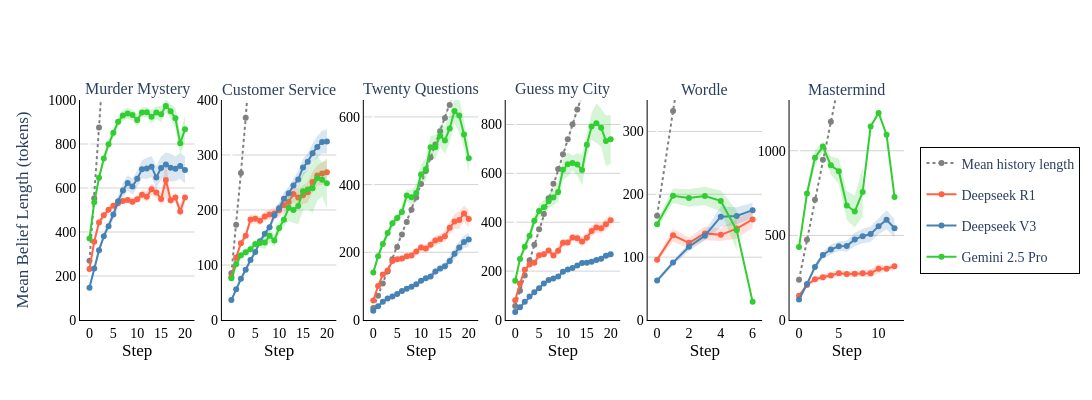

Notebook source saved alongside this figure:
### Code cell
fig = plot_belief_length(df_belief, tokens=True)
fig.show()

### Figure 1 — Plotly figure (JSON) as saved in the notebook; plotly's stock layout.template omitted (floating-point values rounded to 4 significant figures)
{"data": [{"hoverinfo": "skip", "legendgroup": "history", "line": {"width": 0}, "mode": "lines", "showlegend": false, "type": "scatter", "x": [0, 1, 2, 3, 4, 5, 6, 7, 8, 9, 10, 11, 12, 13, 14, 15, 16, 17, 18, 19, 20], "xaxis": "x", "y": [264.2, 544.0, 860.4, 1181.0, 1511.0, 1841.0, 2180.0, 2526.0, 2869.0, 3216.0, 3573.0, 3959.0, 4330.0, 4719.0, 5133.0, 5554.0, 5983.0, 6396.0, 6833.0, 7282.0, 7974.0], "yaxis": "y"}, {"fill": "tonexty", "fillcolor": "rgba(100,100,100,0.2)", "hoverinfo": "skip", "legendgroup": "history", "line": {"width": 0}, "mode": "lines", "showlegend": false, "type": "scatter", "x": [0, 1, 2, 3, 4, 5, 6, 7, 8, 9, 10, 11, 12, 13, 14, 15, 16, 17, 18, 19, 20], "xaxis": "x", "y": [273.6, 563.9, 889.7, 1219.0, 1559.0, 1898.0, 2246.0, 2601.0, 2955.0, 3311.0, 3679.0, 4081.0, 4465.0, 4870.0, 5302.0, 5732.0, 6177.0, 6606.0, 7058.0, 7523.0, 8238.0], "yaxis": "y"}, {"legendgroup": "history", "line": {"color": "gray", "dash": "dot", "width": 2}, "marker": {"color": "gray"}, "mode": "lines+markers", "name": "Mean history length", "showlegend": true, "type": "scatter", "x": [0, 1, 2, 3, 4, 5, 6, 7, 8, 9, 10, 11, 12, 13, 14, 15, 16, 17, 18, 19, 20], "xaxis": "x", "y": [268.9, 553.9, 875.1, 1200.0, 1535.0, 1870.0, 2213.0, 2564.0, 2912.0, 3264.0, 3626.0, 4020.0, 4398.0, 4795.0, 5217.0, 5643.0, 6080.0, 6501.0, 6946.0, 7402.0, 8106.0], "yaxis": "y"}, {"hoverinfo": "skip", "legendgroup": "Deepseek R1 (ABBEL)", "line": {"width": 0}, "mode": "lines", "showlegend": false, "type": "scatter", "x": [0, 1, 2, 3, 4, 5, 6, 7, 8, 9, 10, 11, 12, 13, 14, 15, 16, 17, 18, 19, 20], "xaxis": "x", "y": [221.1, 343.4, 427.2, 459.6, 487.3, 504.3, 517.3, 529.2, 531.8, 520.6, 532.1, 550.4, 535.8, 569.2, 555.4, 522.5, 552.5, 525.3, 535.9, 466.4, 525.4], "yaxis": "y"}, {"fill": "tonexty", "fillcolor": "rgba(255, 99, 71, 0.2)", "hoverinfo": "skip", "legendgroup": "Deepseek R1 (ABBEL)", "line": {"width": 0}, "mode": "lines", "showlegend": false, "type": "scatter", "x": [0, 1, 2, 3, 4, 5, 6, 7, 8, 9, 10, 11, 12, 13, 14, 15, 16, 17, 18, 19, 20], "xaxis": "x", "y": [243.5, 369.0, 459.5, 492.5, 516.0, 534.0, 543.7, 553.2, 558.8, 553.6, 565.0, 589.3, 584.1, 620.4, 604.5, 576.5, 720.6, 564.2, 576.8, 521.1, 588.9], "yaxis": "y"}, {"legendgroup": "Deepseek R1 (ABBEL)", "line": {"color": "#FF6347", "width": 2}, "mode": "lines+markers", "name": "Deepseek R1 ", "showlegend": true, "type": "scatter", "x": [0, 1, 2, 3, 4, 5, 6, 7, 8, 9, 10, 11, 12, 13, 14, 15, 16, 17, 18, 19, 20], "xaxis": "x", "y": [232.3, 356.2, 443.4, 476.0, 501.6, 519.1, 530.5, 541.2, 545.3, 537.1, 548.5, 569.8, 559.9, 594.8, 579.9, 549.5, 636.5, 544.7, 556.3, 493.8, 557.2], "yaxis": "y"}, {"hoverinfo": "skip", "legendgroup": "Deepseek V3 (ABBEL)", "line": {"width": 0}, "mode": "lines", "showlegend": false, "type": "scatter", "x": [0, 1, 2, 3, 4, 5, 6, 7, 8, 9, 10, 11, 12, 13, 14, 15, 16, 17, 18, 19, 20], "xaxis": "x", "y": [141.1, 225.9, 304.9, 364.5, 406.7, 456.1, 511.5, 554.5, 587.9, 570.5, 603.2, 642.9, 640.9, 648.9, 598.6, 637.7, 652.1, 628.8, 632.0, 641.5, 620.1], "yaxis": "y"}, {"fill": "tonexty", "fillcolor": "rgba(70, 130, 180, 0.2)", "hoverinfo": "skip", "legendgroup": "Deepseek V3 (ABBEL)", "line": {"width": 0}, "mode": "lines", "showlegend": false, "type": "scatter", "x": [0, 1, 2, 3, 4, 5, 6, 7, 8, 9, 10, 11, 12, 13, 14, 15, 16, 17, 18, 19, 20], "xaxis": "x", "y": [151.9, 242.6, 330.3, 396.2, 445.5, 502.7, 567.3, 622.3, 658.0, 642.3, 680.0, 726.7, 736.1, 745.1, 697.6, 744.5, 760.9, 755.3, 743.4, 759.1, 742.8], "yaxis": "y"}, {"legendgroup": "Deepseek V3 (ABBEL)", "line": {"color": "#4682B4", "width": 2}, "mode": "lines+markers", "name": "Deepseek V3 ", "showlegend": true, "type": "scatter", "x": [0, 1, 2, 3, 4, 5, 6, 7, 8, 9, 10, 11, 12, 13, 14, 15, 16, 17, 18, 19, 20], "xaxis": "x", "y": [146.5, 234.2, 317.6, 380.4, 426.1, 479.4, 539.4, 588.4, 623.0, 606.4, 641.6, 684.8, 688.5, 697.0, 648.1, 691.1, 706.5, 692.1, 687.7, 700.3, 681.5], "yaxis": "y"}, {"hoverinfo": "skip", "legendgroup": "Gemini 2.5 Pro (ABBEL)", "line": {"width": 0}, "mode": "lines", "showlegend": false, "type": "scatter", "x": [0, 1, 2, 3, 4, 5, 6, 7, 8, 9, 10, 11, 12, 13, 14, 15, 16, 17, 18, 19, 20], "xaxis": "x", "y": [358.5, 517.3, 626.0, 712.6, 774.2, 825.8, 876.9, 904.8, 914.4, 906.8, 880.0, 921.6, 921.1, 891.9, 913.3, 898.7, 944.4, 916.3, 867.7, 753.1, 806.0], "yaxis": "y"}, {"fill": "tonexty", "fillcolor": "rgba(50, 205, 50, 0.2)", "hoverinfo": "skip", "legendgroup": "Gemini 2.5 Pro (ABBEL)", "line": {"width": 0}, "mode": "lines", "showlegend": false, "type": "scatter", "x": [0, 1, 2, 3, 4, 5, 6, 7, 8, 9, 10, 11, 12, 13, 14, 15, 16, 17, 18, 19, 20], "xaxis": "x", "y": [381.6, 552.5, 667.1, 754.9, 822.5, 877.1, 926.2, 953.4, 963.8, 957.1, 938.3, 965.6, 968.6, 955.4, 972.1, 972.6, 1002.0, 982.4, 965.2, 852.7, 927.2], "yaxis": "y"}, {"legendgroup": "Gemini 2.5 Pro (ABBEL)", "line": {"color": "#32CD32", "width": 2}, "mode": "lines+markers", "name": "Gemini 2.5 Pro ", "showlegend": true, "type": "scatter", "x": [0, 1, 2, 3, 4, 5, 6, 7, 8, 9, 10, 11, 12, 13, 14, 15, 16, 17, 18, 19, 20], "xaxis": "x", "y": [370.1, 534.9, 646.5, 733.8, 798.3, 851.5, 901.5, 929.1, 939.1, 932.0, 909.1, 943.6, 944.8, 923.6, 942.7, 935.7, 973.1, 949.3, 916.5, 802.9, 866.6], "yaxis": "y"}, {"hoverinfo": "skip", "legendgroup": "history", "line": {"width": 0}, "mode": "lines", "showlegend": false, "type": "scatter", "x": [0, 1, 2, 3, 4, 5, 6, 7, 8, 9, 10, 11, 12, 13, 14, 15, 16, 17, 18, 19, 20], "xaxis": "x2", "y": [83.14, 170.0, 263.2, 362.3, 469.7, 573.2, 676.9, 778.6, 895.1, 1000.0, 1118.0, 1226.0, 1343.0, 1456.0, 1581.0, 1698.0, 1810.0, 1941.0, 2051.0, 2172.0, 2296.0], "yaxis": "y2"}, {"fill": "tonexty", "fillcolor": "rgba(100,100,100,0.2)", "hoverinfo": "skip", "legendgroup": "history", "line": {"width": 0}, "mode": "lines", "showlegend": false, "type": "scatter", "x": [0, 1, 2, 3, 4, 5, 6, 7, 8, 9, 10, 11, 12, 13, 14, 15, 16, 17, 18, 19, 20], "xaxis": "x2", "y": [86.83, 176.0, 271.8, 373.4, 483.7, 590.5, 696.4, 800.9, 919.3, 1027.0, 1148.0, 1260.0, 1382.0, 1497.0, 1626.0, 1746.0, 1862.0, 1999.0, 2112.0, 2236.0, 2364.0], "yaxis": "y2"}, {"legendgroup": "history", "line": {"color": "gray", "dash": "dot", "width": 2}, "marker": {"color": "gray"}, "mode": "lines+markers", "name": "Mean history length", "showlegend": false, "type": "scatter", "x": [0, 1, 2, 3, 4, 5, 6, 7, 8, 9, 10, 11, 12, 13, 14, 15, 16, 17, 18, 19, 20], "xaxis": "x2", "y": [84.98, 173.0, 267.5, 367.9, 476.7, 581.8, 686.7, 789.8, 907.2, 1014.0, 1133.0, 1243.0, 1362.0, 1476.0, 1603.0, 1722.0, 1836.0, 1970.0, 2081.0, 2204.0, 2330.0], "yaxis": "y2"}, {"hoverinfo": "skip", "legendgroup": "Deepseek R1 (ABBEL)", "line": {"width": 0}, "mode": "lines", "showlegend": false, "type": "scatter", "x": [0, 1, 2, 3, 4, 5, 6, 7, 8, 9, 10, 11, 12, 13, 14, 15, 16, 17, 18, 19, 20], "xaxis": "x2", "y": [74.62, 109.8, 133.6, 145.0, 174.1, 175.9, 172.4, 179.1, 182.7, 182.9, 186.9, 194.4, 199.7, 214.5, 207.2, 210.0, 213.5, 231.6, 244.5, 245.3, 247.5], "yaxis": "y2"}, {"fill": "tonexty", "fillcolor": "rgba(255, 99, 71, 0.2)", "hoverinfo": "skip", "legendgroup": "Deepseek R1 (ABBEL)", "line": {"width": 0}, "mode": "lines", "showlegend": false, "type": "scatter", "x": [0, 1, 2, 3, 4, 5, 6, 7, 8, 9, 10, 11, 12, 13, 14, 15, 16, 17, 18, 19, 20], "xaxis": "x2", "y": [81.33, 117.6, 145.3, 161.6, 191.2, 191.9, 188.9, 197.3, 200.6, 204.6, 212.4, 222.9, 229.2, 243.9, 238.5, 244.0, 250.8, 269.9, 281.0, 287.5, 289.6], "yaxis": "y2"}, {"legendgroup": "Deepseek R1 (ABBEL)", "line": {"color": "#FF6347", "width": 2}, "mode": "lines+markers", "name": "Deepseek R1 ", "showlegend": false, "type": "scatter", "x": [0, 1, 2, 3, 4, 5, 6, 7, 8, 9, 10, 11, 12, 13, 14, 15, 16, 17, 18, 19, 20], "xaxis": "x2", "y": [77.97, 113.7, 139.5, 153.3, 182.6, 183.9, 180.6, 188.2, 191.7, 193.7, 199.6, 208.7, 214.4, 229.2, 222.8, 227.0, 232.2, 250.8, 262.8, 266.4, 268.6], "yaxis": "y2"}, {"hoverinfo": "skip", "legendgroup": "Deepseek V3 (ABBEL)", "line": {"width": 0}, "mode": "lines", "showlegend": false, "type": "scatter", "x": [0, 1, 2, 3, 4, 5, 6, 7, 8, 9, 10, 11, 12, 13, 14, 15, 16, 17, 18, 19, 20], "xaxis": "x2", "y": [34.49, 53.64, 72.0, 87.57, 104.6, 118.1, 136.6, 150.1, 161.2, 182.2, 192.7, 208.9, 218.3, 231.4, 239.5, 261.7, 271.9, 286.3, 295.0, 303.1, 302.6], "yaxis": "y2"}, {"fill": "tonexty", "fillcolor": "rgba(70, 130, 180, 0.2)", "hoverinfo": "skip", "legendgroup": "Deepseek V3 (ABBEL)", "line": {"width": 0}, "mode": "lines", "showlegend": false, "type": "scatter", "x": [0, 1, 2, 3, 4, 5, 6, 7, 8, 9, 10, 11, 12, 13, 14, 15, 16, 17, 18, 19, 20], "xaxis": "x2", "y": [37.96, 58.11, 78.0, 95.43, 113.6, 128.8, 149.4, 164.0, 176.0, 198.9, 213.3, 231.8, 242.5, 257.5, 271.2, 292.5, 303.4, 320.3, 334.4, 344.1, 346.8], "yaxis": "y2"}, {"legendgroup": "Deepseek V3 (ABBEL)", "line": {"color": "#4682B4", "width": 2}, "mode": "lines+markers", "name": "Deepseek V3 ", "showlegend": false, "type": "scatter", "x": [0, 1, 2, 3, 4, 5, 6, 7, 8, 9, 10, 11, 12, 13, 14, 15, 16, 17, 18, 19, 20], "xaxis": "x2", "y": [36.23, 55.88, 75.0, 91.5, 109.1, 123.5, 143.0, 157.0, 168.6, 190.5, 203.0, 220.3, 230.4, 244.4, 255.3, 277.1, 287.7, 303.3, 314.7, 323.6, 324.7], "yaxis": "y2"}, {"hoverinfo": "skip", "legendgroup": "Gemini 2.5 Pro (ABBEL)", "line": {"width": 0}, "mode": "lines", "showlegend": false, "type": "scatter", "x": [0, 1, 2, 3, 4, 5, 6, 7, 8, 9, 10, 11, 12, 13, 14, 15, 16, 17, 18, 19, 20], "xaxis": "x2", "y": [71.68, 95.19, 110.1, 116.2, 122.9, 130.1, 131.7, 129.3, 141.1, 132.4, 156.0, 169.6, 179.9, 176.3, 173.9, 199.9, 202.3, 194.7, 217.5, 224.6, 202.4], "yaxis": "y2"}, {"fill": "tonexty", "fillcolor": "rgba(50, 205, 50, 0.2)", "hoverinfo": "skip", "legendgroup": "Gemini 2.5 Pro (ABBEL)", "line": {"width": 0}, "mode": "lines", "showlegend": false, "type": "scatter", "x": [0, 1, 2, 3, 4, 5, 6, 7, 8, 9, 10, 11, 12, 13, 14, 15, 16, 17, 18, 19, 20], "xaxis": "x2", "y": [80.27, 107.2, 125.2, 130.3, 134.8, 146.0, 148.2, 152.5, 164.9, 157.1, 178.6, 195.0, 227.9, 223.5, 241.1, 268.4, 272.2, 284.3, 298.8, 285.6, 294.5], "yaxis": "y2"}, {"legendgroup": "Gemini 2.5 Pro (ABBEL)", "line": {"color": "#32CD32", "width": 2}, "mode": "lines+markers", "name": "Gemini 2.5 Pro ", "showlegend": false, "type": "scatter", "x": [0, 1, 2, 3, 4, 5, 6, 7, 8, 9, 10, 11, 12, 13, 14, 15, 16, 17, 18, 19, 20], "xaxis": "x2", "y": [75.97, 101.2, 117.7, 123.3, 128.9, 138.0, 140.0, 140.9, 153.0, 144.8, 167.3, 182.3, 203.9, 199.9, 207.5, 234.1, 237.2, 239.5, 258.1, 255.1, 248.4], "yaxis": "y2"}, {"hoverinfo": "skip", "legendgroup": "history", "line": {"width": 0}, "mode": "lines", "showlegend": false, "type": "scatter", "x": [0, 1, 2, 3, 4, 5, 6, 7, 8, 9, 10, 11, 12, 13, 14, 15, 16, 17, 18, 19, 20], "xaxis": "x3", "y": [35.13, 70.85, 106.3, 141.9, 177.5, 213.3, 250.0, 286.6, 322.9, 358.2, 397.8, 435.5, 475.2, 513.2, 551.7, 590.5, 627.8, 668.4, 705.3, 744.8, 787.1], "yaxis": "y3"}, {"fill": "tonexty", "fillcolor": "rgba(100,100,100,0.2)", "hoverinfo": "skip", "legendgroup": "history", "line": {"width": 0}, "mode": "lines", "showlegend": false, "type": "scatter", "x": [0, 1, 2, 3, 4, 5, 6, 7, 8, 9, 10, 11, 12, 13, 14, 15, 16, 17, 18, 19, 20], "xaxis": "x3", "y": [36.04, 72.67, 108.7, 144.8, 181.2, 217.7, 255.1, 292.3, 329.3, 365.4, 405.9, 444.3, 484.8, 524.2, 563.9, 603.7, 643.1, 686.3, 725.2, 766.3, 809.6], "yaxis": "y3"}, {"legendgroup": "history", "line": {"color": "gray", "dash": "dot", "width": 2}, "marker": {"color": "gray"}, "mode": "lines+markers", "name": "Mean history length", "showlegend": false, "type": "scatter", "x": [0, 1, 2, 3, 4, 5, 6, 7, 8, 9, 10, 11, 12, 13, 14, 15, 16, 17, 18, 19, 20], "xaxis": "x3", "y": [35.58, 71.76, 107.5, 143.4, 179.3, 215.5, 252.6, 289.5, 326.1, 361.8, 401.8, 439.9, 480.0, 518.7, 557.8, 597.1, 635.4, 677.4, 715.2, 755.6, 798.3], "yaxis": "y3"}, {"hoverinfo": "skip", "legendgroup": "Deepseek R1 (ABBEL)", "line": {"width": 0}, "mode": "lines", "showlegend": false, "type": "scatter", "x": [0, 1, 2, 3, 4, 5, 6, 7, 8, 9, 10, 11, 12, 13, 14, 15, 16, 17, 18, 19, 20], "xaxis": "x3", "y": [54.63, 95.35, 128.2, 141.0, 166.5, 170.6, 171.8, 178.9, 181.5, 190.7, 203.4, 199.5, 209.7, 220.4, 225.1, 231.8, 254.3, 269.6, 269.0, 290.8, 272.4], "yaxis": "y3"}, {"fill": "tonexty", "fillcolor": "rgba(255, 99, 71, 0.2)", "hoverinfo": "skip", "legendgroup": "Deepseek R1 (ABBEL)", "line": {"width": 0}, "mode": "lines", "showlegend": false, "type": "scatter", "x": [0, 1, 2, 3, 4, 5, 6, 7, 8, 9, 10, 11, 12, 13, 14, 15, 16, 17, 18, 19, 20], "xaxis": "x3", "y": [60.52, 105.6, 140.5, 151.1, 181.5, 188.1, 191.3, 197.4, 200.2, 214.2, 225.6, 222.3, 235.4, 248.8, 253.2, 262.6, 291.2, 312.1, 321.3, 338.5, 324.3], "yaxis": "y3"}, {"legendgroup": "Deepseek R1 (ABBEL)", "line": {"color": "#FF6347", "width": 2}, "mode": "lines+markers", "name": "Deepseek R1 ", "showlegend": false, "type": "scatter", "x": [0, 1, 2, 3, 4, 5, 6, 7, 8, 9, 10, 11, 12, 13, 14, 15, 16, 17, 18, 19, 20], "xaxis": "x3", "y": [57.58, 100.5, 134.4, 146.1, 174.0, 179.3, 181.5, 188.2, 190.8, 202.4, 214.5, 210.9, 222.6, 234.6, 239.1, 247.2, 272.7, 290.9, 295.1, 314.7, 298.4], "yaxis": "y3"}, {"hoverinfo": "skip", "legendgroup": "Deepseek V3 (ABBEL)", "line": {"width": 0}, "mode": "lines", "showlegend": false, "type": "scatter", "x": [0, 1, 2, 3, 4, 5, 6, 7, 8, 9, 10, 11, 12, 13, 14, 15, 16, 17, 18, 19, 20], "xaxis": "x3", "y": [24.01, 36.51, 49.93, 59.0, 65.83, 72.81, 81.51, 88.16, 92.94, 99.19, 109.2, 115.4, 119.4, 133.3, 141.4, 146.4, 159.9, 179.9, 196.4, 211.6, 217.5], "yaxis": "y3"}, {"fill": "tonexty", "fillcolor": "rgba(70, 130, 180, 0.2)", "hoverinfo": "skip", "legendgroup": "Deepseek V3 (ABBEL)", "line": {"width": 0}, "mode": "lines", "showlegend": false, "type": "scatter", "x": [0, 1, 2, 3, 4, 5, 6, 7, 8, 9, 10, 11, 12, 13, 14, 15, 16, 17, 18, 19, 20], "xaxis": "x3", "y": [30.24, 44.04, 58.07, 67.35, 73.5, 80.98, 89.96, 96.95, 103.9, 111.9, 122.8, 131.4, 137.7, 152.6, 163.2, 171.5, 189.2, 212.2, 231.6, 250.0, 257.6], "yaxis": "y3"}, {"legendgroup": "Deepseek V3 (ABBEL)", "line": {"color": "#4682B4", "width": 2}, "mode": "lines+markers", "name": "Deepseek V3 ", "showlegend": false, "type": "scatter", "x": [0, 1, 2, 3, 4, 5, 6, 7, 8, 9, 10, 11, 12, 13, 14, 15, 16, 17, 18, 19, 20], "xaxis": "x3", "y": [27.12, 40.27, 54.0, 63.17, 69.67, 76.89, 85.74, 92.56, 98.4, 105.5, 116.0, 123.4, 128.5, 142.9, 152.3, 159.0, 174.5, 196.1, 214.0, 230.8, 237.6], "yaxis": "y3"}, {"hoverinfo": "skip", "legendgroup": "Gemini 2.5 Pro (ABBEL)", "line": {"width": 0}, "mode": "lines", "showlegend": false, "type": "scatter", "x": [0, 1, 2, 3, 4, 5, 6, 7, 8, 9, 10, 11, 12, 13, 14, 15, 16, 17, 18, 19, 20], "xaxis": "x3", "y": [130.4, 177.1, 213.3, 244.8, 271.5, 288.3, 302.7, 349.6, 342.3, 349.0, 399.8, 412.8, 477.9, 474.1, 512.0, 490.1, 525.0, 580.4, 554.4, 506.5, 435.4], "yaxis": "y3"}, {"fill": "tonexty", "fillcolor": "rgba(50, 205, 50, 0.2)", "hoverinfo": "skip", "legendgroup": "Gemini 2.5 Pro (ABBEL)", "line": {"width": 0}, "mode": "lines", "showlegend": false, "type": "scatter", "x": [0, 1, 2, 3, 4, 5, 6, 7, 8, 9, 10, 11, 12, 13, 14, 15, 16, 17, 18, 19, 20], "xaxis": "x3", "y": [150.9, 199.4, 235.8, 269.2, 300.0, 314.7, 335.9, 386.0, 382.4, 401.1, 459.8, 478.6, 543.3, 546.5, 577.4, 571.1, 607.2, 654.6, 653.5, 589.6, 520.9], "yaxis": "y3"}, {"legendgroup": "Gemini 2.5 Pro (ABBEL)", "line": {"color": "#32CD32", "width": 2}, "mode": "lines+markers", "name": "Gemini 2.5 Pro ", "showlegend": false, "type": "scatter", "x": [0, 1, 2, 3, 4, 5, 6, 7, 8, 9, 10, 11, 12, 13, 14, 15, 16, 17, 18, 19, 20], "xaxis": "x3", "y": [140.7, 188.3, 224.6, 257.0, 285.7, 301.5, 319.3, 367.8, 362.3, 375.0, 429.8, 445.7, 510.6, 510.3, 544.7, 530.6, 566.1, 617.5, 603.9, 548.1, 478.1], "yaxis": "y3"}, {"hoverinfo": "skip", "legendgroup": "history", "line": {"width": 0}, "mode": "lines", "showlegend": false, "type": "scatter", "x": [0, 1, 2, 3, 4, 5, 6, 7, 8, 9, 10, 11, 12, 13, 14, 15, 16, 17, 18, 19, 20], "xaxis": "x4", "y": [56.12, 117.6, 179.5, 241.3, 304.4, 366.9, 428.7, 492.2, 551.3, 610.6, 670.6, 731.5, 792.1, 851.1, 907.7, 972.3, 1034.0, 1095.0, 1148.0, 1193.0, 1250.0], "yaxis": "y4"}, {"fill": "tonexty", "fillcolor": "rgba(100,100,100,0.2)", "hoverinfo": "skip", "legendgroup": "history", "line": {"width": 0}, "mode": "lines", "showlegend": false, "type": "scatter", "x": [0, 1, 2, 3, 4, 5, 6, 7, 8, 9, 10, 11, 12, 13, 14, 15, 16, 17, 18, 19, 20], "xaxis": "x4", "y": [58.96, 121.7, 184.4, 247.1, 311.1, 375.1, 438.0, 503.0, 563.4, 624.0, 685.8, 747.7, 810.0, 870.4, 928.5, 996.3, 1060.0, 1124.0, 1179.0, 1222.0, 1283.0], "yaxis": "y4"}, {"legendgroup": "history", "line": {"color": "gray", "dash": "dot", "width": 2}, "marker": {"color": "gray"}, "mode": "lines+markers", "name": "Mean history length", "showlegend": false, "type": "scatter", "x": [0, 1, 2, 3, 4, 5, 6, 7, 8, 9, 10, 11, 12, 13, 14, 15, 16, 17, 18, 19, 20], "xaxis": "x4", "y": [57.54, 119.7, 181.9, 244.2, 307.8, 371.0, 433.3, 497.6, 557.3, 617.3, 678.2, 739.6, 801.1, 860.7, 918.1, 984.3, 1047.0, 1109.0, 1164.0, 1208.0, 1267.0], "yaxis": "y4"}, {"hoverinfo": "skip", "legendgroup": "Deepseek R1 (ABBEL)", "line": {"width": 0}, "mode": "lines", "showlegend": false, "type": "scatter", "x": [0, 1, 2, 3, 4, 5, 6, 7, 8, 9, 10, 11, 12, 13, 14, 15, 16, 17, 18, 19, 20], "xaxis": "x4", "y": [77.45, 143.8, 198.0, 217.2, 223.9, 252.0, 256.6, 271.0, 249.6, 264.3, 299.4, 301.9, 323.8, 316.6, 301.0, 317.3, 342.4, 356.8, 354.0, 366.9, 385.0], "yaxis": "y4"}, {"fill": "tonexty", "fillcolor": "rgba(255, 99, 71, 0.2)", "hoverinfo": "skip", "legendgroup": "Deepseek R1 (ABBEL)", "line": {"width": 0}, "mode": "lines", "showlegend": false, "type": "scatter", "x": [0, 1, 2, 3, 4, 5, 6, 7, 8, 9, 10, 11, 12, 13, 14, 15, 16, 17, 18, 19, 20], "xaxis": "x4", "y": [84.35, 154.5, 212.6, 236.3, 244.0, 278.6, 281.3, 298.4, 277.8, 302.8, 332.1, 331.7, 350.2, 353.2, 340.3, 356.2, 385.8, 400.7, 395.9, 416.2, 431.3], "yaxis": "y4"}, {"legendgroup": "Deepseek R1 (ABBEL)", "line": {"color": "#FF6347", "width": 2}, "mode": "lines+markers", "name": "Deepseek R1 ", "showlegend": false, "type": "scatter", "x": [0, 1, 2, 3, 4, 5, 6, 7, 8, 9, 10, 11, 12, 13, 14, 15, 16, 17, 18, 19, 20], "xaxis": "x4", "y": [80.9, 149.1, 205.3, 226.7, 233.9, 265.3, 268.9, 284.7, 263.7, 283.5, 315.8, 316.8, 337.0, 334.9, 320.7, 336.7, 364.1, 378.7, 375.0, 391.6, 408.1], "yaxis": "y4"}, {"hoverinfo": "skip", "legendgroup": "Deepseek V3 (ABBEL)", "line": {"width": 0}, "mode": "lines", "showlegend": false, "type": "scatter", "x": [0, 1, 2, 3, 4, 5, 6, 7, 8, 9, 10, 11, 12, 13, 14, 15, 16, 17, 18, 19, 20], "xaxis": "x4", "y": [28.54, 47.53, 69.35, 90.75, 107.9, 124.4, 142.3, 157.0, 163.6, 171.0, 189.8, 199.5, 206.3, 215.4, 225.3, 225.5, 229.1, 234.4, 239.4, 250.3, 255.5], "yaxis": "y4"}, {"fill": "tonexty", "fillcolor": "rgba(70, 130, 180, 0.2)", "hoverinfo": "skip", "legendgroup": "Deepseek V3 (ABBEL)", "line": {"width": 0}, "mode": "lines", "showlegend": false, "type": "scatter", "x": [0, 1, 2, 3, 4, 5, 6, 7, 8, 9, 10, 11, 12, 13, 14, 15, 16, 17, 18, 19, 20], "xaxis": "x4", "y": [36.11, 56.92, 79.5, 101.1, 119.9, 136.2, 156.1, 170.3, 175.0, 185.6, 204.3, 212.7, 220.1, 229.9, 241.3, 243.4, 248.4, 256.9, 262.6, 274.8, 281.8], "yaxis": "y4"}, {"legendgroup": "Deepseek V3 (ABBEL)", "line": {"color": "#4682B4", "width": 2}, "mode": "lines+markers", "name": "Deepseek V3 ", "showlegend": false, "type": "scatter", "x": [0, 1, 2, 3, 4, 5, 6, 7, 8, 9, 10, 11, 12, 13, 14, 15, 16, 17, 18, 19, 20], "xaxis": "x4", "y": [32.33, 52.23, 74.42, 95.92, 113.9, 130.3, 149.2, 163.7, 169.3, 178.3, 197.0, 206.1, 213.2, 222.7, 233.3, 234.4, 238.8, 245.7, 251.0, 262.6, 268.7], "yaxis": "y4"}, {"hoverinfo": "skip", "legendgroup": "Gemini 2.5 Pro (ABBEL)", "line": {"width": 0}, "mode": "lines", "showlegend": false, "type": "scatter", "x": [0, 1, 2, 3, 4, 5, 6, 7, 8, 9, 10, 11, 12, 13, 14, 15, 16, 17, 18, 19, 20], "xaxis": "x4", "y": [150.4, 236.3, 282.5, 324.4, 380.8, 417.1, 431.8, 455.9, 468.2, 483.8, 571.9, 587.8, 612.6, 590.6, 550.1, 664.5, 735.9, 725.2, 708.4, 628.9, 640.5], "yaxis": "y4"}, {"fill": "tonexty", "fillcolor": "rgba(50, 205, 50, 0.2)", "hoverinfo": "skip", "legendgroup": "Gemini 2.5 Pro (ABBEL)", "line": {"width": 0}, "mode": "lines", "showlegend": false, "type": "scatter", "x": [0, 1, 2, 3, 4, 5, 6, 7, 8, 9, 10, 11, 12, 13, 14, 15, 16, 17, 18, 19, 20], "xaxis": "x4", "y": [171.2, 263.0, 316.1, 365.2, 430.4, 473.9, 490.0, 514.7, 533.4, 564.5, 656.6, 686.1, 671.8, 682.1, 677.2, 769.0, 847.9, 885.6, 865.4, 836.7, 839.0], "yaxis": "y4"}, {"legendgroup": "Gemini 2.5 Pro (ABBEL)", "line": {"color": "#32CD32", "width": 2}, "mode": "lines+markers", "name": "Gemini 2.5 Pro ", "showlegend": false, "type": "scatter", "x": [0, 1, 2, 3, 4, 5, 6, 7, 8, 9, 10, 11, 12, 13, 14, 15, 16, 17, 18, 19, 20], "xaxis": "x4", "y": [160.8, 249.6, 299.3, 344.8, 405.6, 445.5, 460.9, 485.3, 500.8, 524.1, 614.3, 636.9, 642.2, 636.3, 613.7, 716.7, 791.9, 805.4, 786.9, 732.8, 739.8], "yaxis": "y4"}, {"hoverinfo": "skip", "legendgroup": "history", "line": {"width": 0}, "mode": "lines", "showlegend": false, "type": "scatter", "x": [0, 1, 2, 3, 4, 5, 6], "xaxis": "x5", "y": [165.7, 331.3, 486.5, 655.5, 818.5, 992.3, 1170.0], "yaxis": "y5"}, {"fill": "tonexty", "fillcolor": "rgba(100,100,100,0.2)", "hoverinfo": "skip", "legendgroup": "history", "line": {"width": 0}, "mode": "lines", "showlegend": false, "type": "scatter", "x": [0, 1, 2, 3, 4, 5, 6], "xaxis": "x5", "y": [166.4, 333.5, 492.0, 662.0, 826.6, 1001.0, 1181.0], "yaxis": "y5"}, {"legendgroup": "history", "line": {"color": "gray", "dash": "dot", "width": 2}, "marker": {"color": "gray"}, "mode": "lines+markers", "name": "Mean history length", "showlegend": false, "type": "scatter", "x": [0, 1, 2, 3, 4, 5, 6], "xaxis": "x5", "y": [166.0, 332.4, 489.2, 658.7, 822.6, 996.8, 1176.0], "yaxis": "y5"}, {"hoverinfo": "skip", "legendgroup": "Deepseek R1 (ABBEL)", "line": {"width": 0}, "mode": "lines", "showlegend": false, "type": "scatter", "x": [0, 1, 2, 3, 4, 5, 6], "xaxis": "x5", "y": [92.18, 124.5, 114.3, 126.9, 125.6, 129.2, 146.8], "yaxis": "y5"}, {"fill": "tonexty", "fillcolor": "rgba(255, 99, 71, 0.2)", "hoverinfo": "skip", "legendgroup": "Deepseek R1 (ABBEL)", "line": {"width": 0}, "mode": "lines", "showlegend": false, "type": "scatter", "x": [0, 1, 2, 3, 4, 5, 6], "xaxis": "x5", "y": [99.77, 145.2, 131.1, 148.7, 145.4, 161.7, 173.2], "yaxis": "y5"}, {"legendgroup": "Deepseek R1 (ABBEL)", "line": {"color": "#FF6347", "width": 2}, "mode": "lines+markers", "name": "Deepseek R1 ", "showlegend": false, "type": "scatter", "x": [0, 1, 2, 3, 4, 5, 6], "xaxis": "x5", "y": [95.97, 134.8, 122.7, 137.8, 135.5, 145.4, 160.0], "yaxis": "y5"}, {"hoverinfo": "skip", "legendgroup": "Deepseek V3 (ABBEL)", "line": {"width": 0}, "mode": "lines", "showlegend": false, "type": "scatter", "x": [0, 1, 2, 3, 4, 5, 6], "xaxis": "x5", "y": [58.9, 86.83, 109.8, 126.8, 147.9, 151.8, 162.8], "yaxis": "y5"}, {"fill": "tonexty", "fillcolor": "rgba(70, 130, 180, 0.2)", "hoverinfo": "skip", "legendgroup": "Deepseek V3 (ABBEL)", "line": {"width": 0}, "mode": "lines", "showlegend": false, "type": "scatter", "x": [0, 1, 2, 3, 4, 5, 6], "xaxis": "x5", "y": [66.6, 95.87, 123.4, 141.4, 180.7, 179.4, 186.7], "yaxis": "y5"}, {"legendgroup": "Deepseek V3 (ABBEL)", "line": {"color": "#4682B4", "width": 2}, "mode": "lines+markers", "name": "Deepseek V3 ", "showlegend": false, "type": "scatter", "x": [0, 1, 2, 3, 4, 5, 6], "xaxis": "x5", "y": [62.75, 91.35, 116.6, 134.1, 164.3, 165.6, 174.8], "yaxis": "y5"}, {"hoverinfo": "skip", "legendgroup": "Gemini 2.5 Pro (ABBEL)", "line": {"width": 0}, "mode": "lines", "showlegend": false, "type": "scatter", "x": [0, 1, 2, 3, 4, 5, 6], "xaxis": "x5", "y": [145.2, 186.2, 180.3, 182.6, 172.7, 110.9, NaN], "yaxis": "y5"}, {"fill": "tonexty", "fillcolor": "rgba(50, 205, 50, 0.2)", "hoverinfo": "skip", "legendgroup": "Gemini 2.5 Pro (ABBEL)", "line": {"width": 0}, "mode": "lines", "showlegend": false, "type": "scatter", "x": [0, 1, 2, 3, 4, 5, 6], "xaxis": "x5", "y": [159.2, 209.2, 208.2, 211.9, 206.2, 174.3, NaN], "yaxis": "y5"}, {"legendgroup": "Gemini 2.5 Pro (ABBEL)", "line": {"color": "#32CD32", "width": 2}, "mode": "lines+markers", "name": "Gemini 2.5 Pro ", "showlegend": false, "type": "scatter", "x": [0, 1, 2, 3, 4, 5, 6], "xaxis": "x5", "y": [152.2, 197.7, 194.2, 197.3, 189.5, 142.6, 29.0], "yaxis": "y5"}, {"hoverinfo": "skip", "legendgroup": "history", "line": {"width": 0}, "mode": "lines", "showlegend": false, "type": "scatter", "x": [0, 1, 2, 3, 4, 5, 6, 7, 8, 9, 10, 11, 12], "xaxis": "x6", "y": [237.9, 474.0, 710.2, 946.4, 1168.0, 1399.0, 1624.0, 1868.0, 2102.0, 2341.0, 2576.0, 2816.0, 3048.0], "yaxis": "y6"}, {"fill": "tonexty", "fillcolor": "rgba(100,100,100,0.2)", "hoverinfo": "skip", "legendgroup": "history", "line": {"width": 0}, "mode": "lines", "showlegend": false, "type": "scatter", "x": [0, 1, 2, 3, 4, 5, 6, 7, 8, 9, 10, 11, 12], "xaxis": "x6", "y": [238.1, 474.6, 711.1, 947.6, 1175.0, 1407.0, 1634.0, 1876.0, 2110.0, 2349.0, 2584.0, 2822.0, 3055.0], "yaxis": "y6"}, {"legendgroup": "history", "line": {"color": "gray", "dash": "dot", "width": 2}, "marker": {"color": "gray"}, "mode": "lines+markers", "name": "Mean history length", "showlegend": false, "type": "scatter", "x": [0, 1, 2, 3, 4, 5, 6, 7, 8, 9, 10, 11, 12], "xaxis": "x6", "y": [238.0, 474.3, 710.7, 947.0, 1171.0, 1403.0, 1629.0, 1872.0, 2106.0, 2345.0, 2580.0, 2819.0, 3052.0], "yaxis": "y6"}, {"hoverinfo": "skip", "legendgroup": "Deepseek R1 (ABBEL)", "line": {"width": 0}, "mode": "lines", "showlegend": false, "type": "scatter", "x": [0, 1, 2, 3, 4, 5, 6, 7, 8, 9, 10, 11, 12], "xaxis": "x6", "y": [136.2, 194.5, 225.2, 236.1, 244.8, 258.2, 254.0, 256.7, 256.1, 253.1, 274.4, 286.9, 296.8], "yaxis": "y6"}, {"fill": "tonexty", "fillcolor": "rgba(255, 99, 71, 0.2)", "hoverinfo": "skip", "legendgroup": "Deepseek R1 (ABBEL)", "line": {"width": 0}, "mode": "lines", "showlegend": false, "type": "scatter", "x": [0, 1, 2, 3, 4, 5, 6, 7, 8, 9, 10, 11, 12], "xaxis": "x6", "y": [151.7, 219.8, 256.2, 267.8, 280.1, 294.8, 288.5, 288.5, 295.4, 299.9, 330.6, 319.2, 338.6], "yaxis": "y6"}, {"legendgroup": "Deepseek R1 (ABBEL)", "line": {"color": "#FF6347", "width": 2}, "mode": "lines+markers", "name": "Deepseek R1 ", "showlegend": false, "type": "scatter", "x": [0, 1, 2, 3, 4, 5, 6, 7, 8, 9, 10, 11, 12], "xaxis": "x6", "y": [143.9, 207.2, 240.7, 252.0, 262.4, 276.5, 271.2, 272.6, 275.8, 276.5, 302.5, 303.1, 317.7], "yaxis": "y6"}, {"hoverinfo": "skip", "legendgroup": "Deepseek V3 (ABBEL)", "line": {"width": 0}, "mode": "lines", "showlegend": false, "type": "scatter", "x": [0, 1, 2, 3, 4, 5, 6, 7, 8, 9, 10, 11, 12], "xaxis": "x6", "y": [114.9, 197.2, 295.5, 363.2, 386.2, 408.9, 403.3, 436.3, 453.6, 462.7, 506.0, 535.3, 488.5], "yaxis": "y6"}, {"fill": "tonexty", "fillcolor": "rgba(70, 130, 180, 0.2)", "hoverinfo": "skip", "legendgroup": "Deepseek V3 (ABBEL)", "line": {"width": 0}, "mode": "lines", "showlegend": false, "type": "scatter", "x": [0, 1, 2, 3, 4, 5, 6, 7, 8, 9, 10, 11, 12], "xaxis": "x6", "y": [127.7, 227.2, 331.4, 404.5, 446.6, 463.2, 470.3, 515.7, 537.1, 552.9, 603.1, 649.1, 595.8], "yaxis": "y6"}, {"legendgroup": "Deepseek V3 (ABBEL)", "line": {"color": "#4682B4", "width": 2}, "mode": "lines+markers", "name": "Deepseek V3 ", "showlegend": false, "type": "scatter", "x": [0, 1, 2, 3, 4, 5, 6, 7, 8, 9, 10, 11, 12], "xaxis": "x6", "y": [121.3, 212.2, 313.4, 383.9, 416.4, 436.1, 436.8, 476.0, 495.4, 507.8, 554.6, 592.2, 542.1], "yaxis": "y6"}, {"hoverinfo": "skip", "legendgroup": "Gemini 2.5 Pro (ABBEL)", "line": {"width": 0}, "mode": "lines", "showlegend": false, "type": "scatter", "x": [0, 1, 2, 3, 4, 5, 6, 7, 8, 9, 10, 11, 12], "xaxis": "x6", "y": [406.3, 712.8, 913.1, 996.2, 859.5, 803.4, 592.4, 547.0, 613.3, NaN, NaN, NaN, NaN], "yaxis": "y6"}, {"fill": "tonexty", "fillcolor": "rgba(50, 205, 50, 0.2)", "hoverinfo": "skip", "legendgroup": "Gemini 2.5 Pro (ABBEL)", "line": {"width": 0}, "mode": "lines", "showlegend": false, "type": "scatter", "x": [0, 1, 2, 3, 4, 5, 6, 7, 8, 9, 10, 11, 12], "xaxis": "x6", "y": [455.0, 781.6, 1005.0, 1053.0, 968.1, 955.2, 762.2, 735.0, 899.7, NaN, NaN, NaN, NaN], "yaxis": "y6"}, {"legendgroup": "Gemini 2.5 Pro (ABBEL)", "line": {"color": "#32CD32", "width": 2}, "mode": "lines+markers", "name": "Gemini 2.5 Pro ", "showlegend": false, "type": "scatter", "x": [0, 1, 2, 3, 4, 5, 6, 7, 8, 9, 10, 11, 12], "xaxis": "x6", "y": [430.6, 747.2, 959.0, 1025.0, 913.8, 879.3, 677.3, 641.0, 756.5, 1144.0, 1223.0, 1094.0, 727.0], "yaxis": "y6"}], "layout": {"annotations": [{"font": {"size": 16}, "showarrow": false, "text": "Murder Mystery", "x": 0.06944, "xanchor": "center", "xref": "paper", "y": 1, "yanchor": "bottom", "yref": "paper"}, {"font": {"size": 16}, "showarrow": false, "text": "Customer Service", "x": 0.2417, "xanchor": "center", "xref": "paper", "y": 1, "yanchor": "bottom", "yref": "paper"}, {"font": {"size": 16}, "showarrow": false, "text": "Twenty Questions", "x": 0.4139, "xanchor": "center", "xref": "paper", "y": 1, "yanchor": "bottom", "yref": "paper"}, {"font": {"size": 16}, "showarrow": false, "text": "Guess my City", "x": 0.5861, "xanchor": "center", "xref": "paper", "y": 1, "yanchor": "bottom", "yref": "paper"}, {"font": {"size": 16}, "showarrow": false, "text": "Wordle", "x": 0.7583, "xanchor": "center", "xref": "paper", "y": 1, "yanchor": "bottom", "yref": "paper"}, {"font": {"size": 16}, "showarrow": false, "text": "Mastermind", "x": 0.9306, "xanchor": "center", "xref": "paper", "y": 1, "yanchor": "bottom", "yref": "paper"}], "font": {"family": "Times New Roman, serif", "size": 14}, "height": 400, "legend": {"bgcolor": "rgba(255,255,255,0.9)", "bordercolor": "black", "borderwidth": 1, "orientation": "v", "x": 1.02, "xanchor": "left", "y": 0.5, "yanchor": "middle"}, "paper_bgcolor": "white", "plot_bgcolor": "white", "width": 1200, "xaxis": {"anchor": "y", "color": "black", "domain": [0, 0.1389], "linecolor": "black", "linewidth": 1, "showgrid": false, "showline": true, "title": {"standoff": 0, "text": "Step"}}, "xaxis2": {"anchor": "y2", "color": "black", "domain": [0.1722, 0.3111], "linecolor": "black", "linewidth": 1, "showgrid": false, "showline": true, "title": {"standoff": 0, "text": "Step"}}, "xaxis3": {"anchor": "y3", "color": "black", "domain": [0.3444, 0.4833], "linecolor": "black", "linewidth": 1, "showgrid": false, "showline": true, "title": {"standoff": 0, "text": "Step"}}, "xaxis4": {"anchor": "y4", "color": "black", "domain": [0.5167, 0.6556], "linecolor": "black", "linewidth": 1, "showgrid": false, "showline": true, "title": {"standoff": 0, "text": "Step"}}, "xaxis5": {"anchor": "y5", "color": "black", "domain": [0.6889, 0.8278], "linecolor": "black", "linewidth": 1, "showgrid": false, "showline": true, "title": {"standoff": 0, "text": "Step"}}, "xaxis6": {"anchor": "y6", "color": "black", "domain": [0.8611, 1], "linecolor": "black", "linewidth": 1, "showgrid": false, "showline": true, "title": {"standoff": 0, "text": "Step"}}, "yaxis": {"anchor": "x", "domain": [0, 1], "gridcolor": "lightgray", "linecolor": "black", "linewidth": 1, "range": [0, 1000], "showgrid": true, "showline": true, "tickfont": {"color": "black"}, "title": {"text": "Mean Belief Length (tokens)"}}, "yaxis2": {"anchor": "x2", "domain": [0, 1], "gridcolor": "lightgray", "linecolor": "black", "linewidth": 1, "range": [0, 400], "showgrid": true, "showline": true, "tickfont": {"color": "black"}}, "yaxis3": {"anchor": "x3", "domain": [0, 1], "gridcolor": "lightgray", "linecolor": "black", "linewidth": 1, "range": [0, 650], "showgrid": true, "showline": true, "tickfont": {"color": "black"}}, "yaxis4": {"anchor": "x4", "domain": [0, 1], "gridcolor": "lightgray", "linecolor": "black", "linewidth": 1, "range": [0, 900], "showgrid": true, "showline": true, "tickfont": {"color": "black"}}, "yaxis5": {"anchor": "x5", "domain": [0, 1], "gridcolor": "lightgray", "linecolor": "black", "linewidth": 1, "range": [0, 350], "showgrid": true, "showline": true, "tickfont": {"color": "black"}}, "yaxis6": {"anchor": "x6", "domain": [0, 1], "gridcolor": "lightgray", "linecolor": "black", "linewidth": 1, "range": [0, 1300], "showgrid": true, "showline": true, "tickfont": {"color": "black"}}}}
